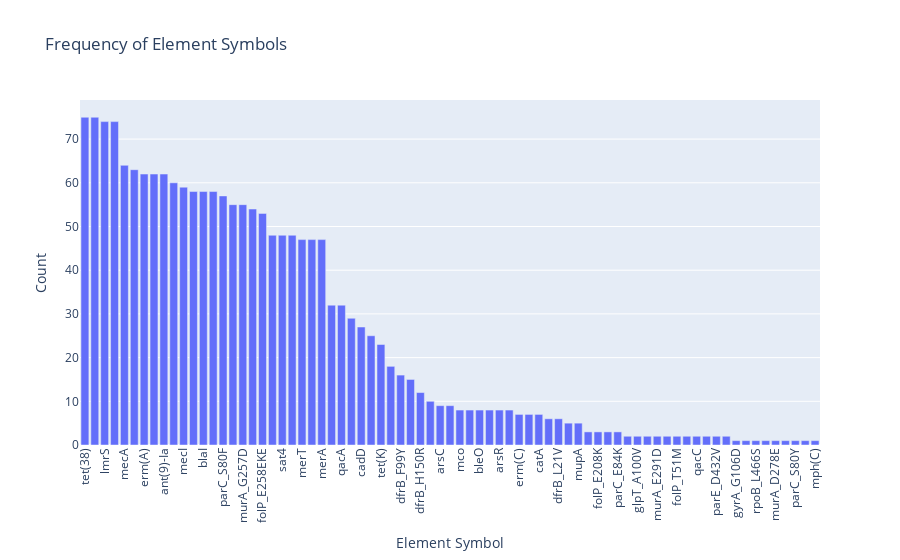

The code cell stored with this chart in its notebook:
### Code cell
# Hover to see resistance gene name
import plotly.express as px

all_amr_exploded = df.assign(**{
    'Element symbol': df['Element symbol'].str.split(', ')
}).explode('Element symbol')

# Count the occurrences of each element symbol
element_counts = all_amr_exploded['Element symbol'].value_counts().reset_index()
element_counts.columns = ['Element symbol', 'Count']

# Create interactive bar plot
fig = px.bar(
    element_counts,
    x='Element symbol',
    y='Count',
    hover_data=['Element symbol', 'Count'],
    title='Frequency of Element Symbols',
    labels={'Element symbol': 'Element Symbol', 'Count': 'Count'}
)

# Rotate x-axis labels
fig.update_layout(
    xaxis_tickangle=-90
)

fig.show()

### Figure 1 — Plotly figure (JSON) as saved in the notebook; plotly's stock layout.template omitted (floating-point values rounded to 4 significant figures)
{"data": [{"hovertemplate": "Element Symbol=%{x}<br>Count=%{y}<extra></extra>", "legendgroup": "", "marker": {"color": "#636efa", "pattern": {"shape": ""}}, "name": "", "orientation": "v", "showlegend": false, "textposition": "auto", "type": "bar", "x": ["tet(38)", "mepA", "lmrS", "fosB", "mecA", "mecR1", "erm(A)", "aac(6')-Ie/aph(2'')-Ia", "ant(9)-Ia", "blaR1", "mecI", "tet(M)", "blaI", "gyrA_S84L", "parC_S80F", "blaPC1", "murA_G257D", "folP_F17L", "folP_E258EKE", "ant(6)-Ia", "sat4", "aph(3')-IIIa", "merT", "merB", "merA", "qacR", "qacA", "dfrG", "cadD", "cadC", "tet(K)", "parE_D432N", "dfrB_F99Y", "rpoB_H481N", "dfrB_H150R", "ileS_V588F", "arsC", "fusA_L461K", "mco", "aadD1", "bleO", "arsB", "arsR", "dfrS1", "erm(C)", "gyrA_S85P", "catA", "dfrB_N60I", "dfrB_L21V", "blaZ", "mupA", "fusA_L461S", "folP_E208K", "fusC", "parC_E84K", "cat-TC", "glpT_A100V", "23S_G2604T", "murA_E291D", "rpoB_S529L", "folP_T51M", "rpsJ_Y58D", "qacC", "mprF_T345K", "parE_D432V", "rpoB_A477D", "gyrA_G106D", "murA_T396N", "rpoB_L466S", "glpT_V213I", "murA_D278E", "parC_E84G", "parC_S80Y", "msr(A)", "mph(C)"], "xaxis": "x", "y": [75, 75, 74, 74, 64, 63, 62, 62, 62, 60, 59, 58, 58, 58, 57, 55, 55, 54, 53, 48, 48, 48, 47, 47, 47, 32, 32, 29, 27, 25, 23, 18, 16, 15, 12, 10, 9, 9, 8, 8, 8, 8, 8, 8, 7, 7, 7, 6, 6, 5, 5, 3, 3, 3, 3, 2, 2, 2, 2, 2, 2, 2, 2, 2, 2, 2, 1, 1, 1, 1, 1, 1, 1, 1, 1], "yaxis": "y"}], "layout": {"barmode": "relative", "legend": {"tracegroupgap": 0}, "title": {"text": "Frequency of Element Symbols"}, "xaxis": {"anchor": "y", "domain": [0, 1], "tickangle": -90, "title": {"text": "Element Symbol"}}, "yaxis": {"anchor": "x", "domain": [0, 1], "title": {"text": "Count"}}}}
